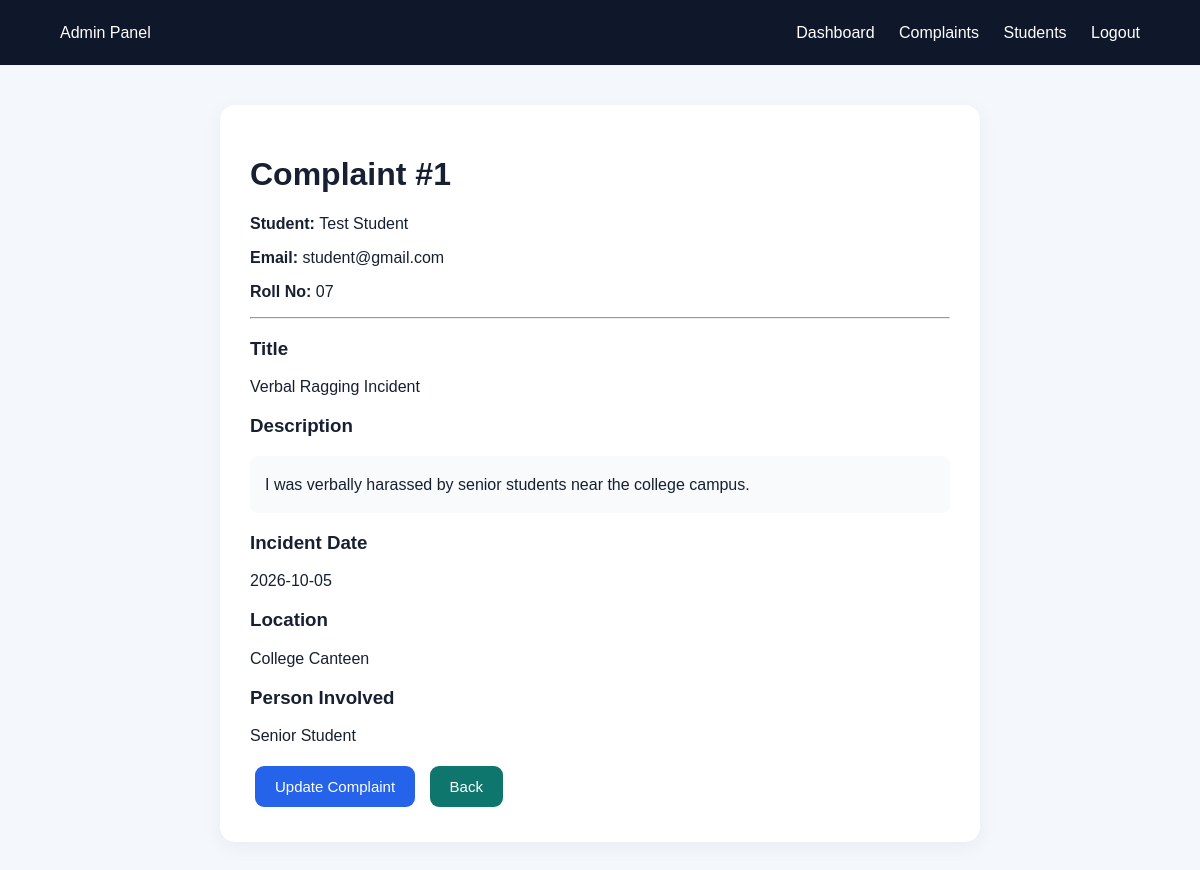
Page /admin/complaint_details.php?id=1 (signed in) on the committed database.
### tables this page shows
CREATE TABLE IF NOT EXISTS complaints (
    id INT AUTO_INCREMENT PRIMARY KEY,

    student_id INT NOT NULL,

    title VARCHAR(200) NOT NULL,

    description TEXT NOT NULL,

    incident_date DATE DEFAULT NULL,

    incident_time TIME DEFAULT NULL,

    location VARCHAR(200) DEFAULT NULL,

    accused_name VARCHAR(150) DEFAULT NULL,

    accused_details TEXT DEFAULT NULL,

    witness_details TEXT DEFAULT NULL,

    evidence VARCHAR(255) DEFAULT NULL,

    status ENUM(
        'Pending',
        'Under Investigation',
        'Resolved',
        'Rejected'
    ) DEFAULT 'Pending',

    admin_remarks TEXT DEFAULT NULL,

    assigned_to INT DEFAULT NULL,

    created_at TIMESTAMP DEFAULT CURRENT_TIMESTAMP,

    updated_at TIMESTAMP DEFAULT CURRENT_TIMESTAMP
        ON UPDATE CURRENT_TIMESTAMP,

    CONSTRAINT fk_complaint_student
        FOREIGN KEY (student_id)
        REFERENCES students(id)
        ON DELETE CASCADE,

    CONSTRAINT fk_complaint_admin
        FOREIGN KEY (assigned_to)
        REFERENCES admins(id)
        ON DELETE SET NULL
);

CREATE TABLE IF NOT EXISTS students (
    id INT AUTO_INCREMENT PRIMARY KEY,
    name VARCHAR(100) NOT NULL,
    email VARCHAR(150) NOT NULL UNIQUE,
    password VARCHAR(255) NOT NULL,
    phone VARCHAR(20) DEFAULT NULL,
    course VARCHAR(100) DEFAULT NULL,
    roll_no VARCHAR(50) DEFAULT NULL,
    created_at TIMESTAMP DEFAULT CURRENT_TIMESTAMP
);

### admin/complaint_details.php (the view, shortened to what this page needs)
<?php
require_once "../includes/db.php";
$id =
    intval($_GET["id"] ?? 0);
$stmt = $conn->prepare(
    "SELECT
        c.*,
        s.name AS student_name,
        s.email AS student_email,
        s.roll_no
     FROM complaints c
     INNER JOIN students s
     ON c.student_id=s.id
     WHERE c.id=?
     LIMIT 1"
);
$stmt->bind_param(
    "i",
    $id
);
$stmt->execute();
$complaint =
    $stmt->get_result()
    ->fetch_assoc();
?>
<!DOCTYPE html>
<html>
<head>
<link rel="stylesheet"
href="../assets/css/style.css">
</head>
<body>
<nav class="navbar admin">
<div>
Admin Panel
</div>
<div>
<a href="dashboard.php">
Dashboard
</a>
<a href="complaints.php">
Complaints
</a>
<a href="students.php">
Students
</a>
<a href="logout.php">
Logout
</a>
</div>
</nav>
<div class="container narrow">
<div class="panel">
<h1>
Complaint #<?= $id ?>
</h1>
<p>
<b>
Student:
</b>
<?= htmlspecialchars(
$complaint["student_name"]
) ?>
</p>
<p>
<b>
Email:
</b>
<?= htmlspecialchars(
$complaint["student_email"]
) ?>
</p>
<p>
<b>
Roll No:
</b>
<?= htmlspecialchars(
$complaint["roll_no"]
) ?>
</p>
<hr>
<h3>
Title
</h3>
<p>
<?= htmlspecialchars(
$complaint["title"]
) ?>
</p>
<h3>
Description
</h3>
<p class="description">
<?= nl2br(
htmlspecialchars(
$complaint["description"]
)
) ?>
</p>
<h3>
Incident Date
</h3>
<p>
<?= htmlspecialchars(
$complaint["incident_date"]
) ?>
</p>
<h3>
Location
</h3>
<p>
<?= htmlspecialchars(
$complaint["location"]
) ?>
</p>
<h3>
Person Involved
</h3>
<p>
<?= htmlspecialchars(
$complaint["accused_name"]
?: "Not provided"
) ?>
</p>
<a
class="btn primary"
href="update_complaint.php?id=<?= $id ?>">
Update Complaint
</a>
<a
class="btn secondary"
href="complaints.php">
Back
</a>
</div>
</div>
</body>
</html>

### assets/css/style.css (style rules this page uses)
* { box-sizing: border-box; }
body { margin: 0; font-family: Arial, Helvetica, sans-serif; background: #f4f7fb; color: #172033; }
a { color: #2563eb; text-decoration: none; }
.btn { display: inline-block; border: none; padding: 12px 20px; border-radius: 9px; cursor: pointer; font-size: 15px; margin: 5px; text-decoration: none; }
.primary { background: #2563eb; color: white; }
.secondary { background: #0f766e; color: white; }
.navbar { min-height: 65px; padding: 0 5%; background: #111827; color: white; display: flex; align-items: center; justify-content: space-between; }
.navbar a { color: white; margin-left: 20px; }
.navbar.admin { background: #0f172a; }
.container { max-width: 1150px; margin: 40px auto; padding: 0 20px; }
.container.narrow { max-width: 800px; }
.panel { background: white; padding: 30px; border-radius: 15px; box-shadow: 0 5px 20px rgba(0,0,0,.05); margin-bottom: 25px; }
.description { line-height: 1.7; background: #f9fafb; padding: 15px; border-radius: 8px; }

### rows in the picture
complaints: student.name "Test Student", student.email "student@gmail.com", student.roll_no "07", title "Verbal Ragging Incident", description "I was verbally harassed by senior students near the college campus.", incident_date "2026-10-05", location "College Canteen", accused_name "Senior Student"

### other values in the picture
$id "1"
